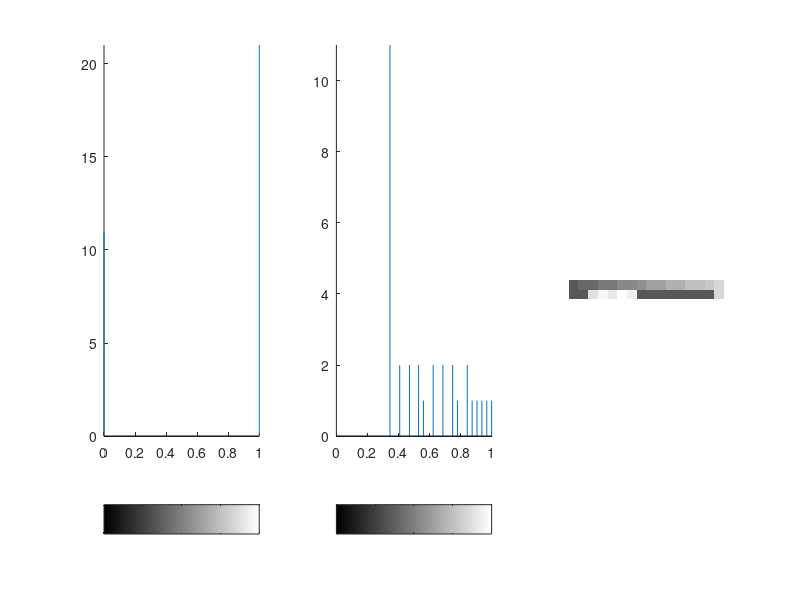

MATLAB code to generate this figure:
% img = [
%3 148 117 148 145 178 132 174;
%2 176 174 110 185 155 118 165;
%0 100 124 113 193 136 146 108;
%0 155 170 106 158 130 175 170;
%9 196 138 113 108 127 144 139;
%6 188 143 183 137 162 105 169;
%9 122 156 119 188 179 100 151;
%8 176 137 114 135 123 134 183];

%figure(1), subplot(1,2,1), imshow(img>190);
%figure(1), subplot(1,2,2), imshow(img>170);

% 
% img = [
% 100 0 0 150 150 0 0 100;
% 0 100 0 150 150 0 100 0;
% 0 0 100 150 150 100 0 0;
% 150 150 150 100 100 150 150 150;
% 150 150 150 100 100 150 150 150;
% 0 0 100 150 150 100 0 0;
% 0 100 0 150 150 0 100 0;
% 100 0 0 150 150 0 0 100;
%     ];
% 
% figure(1), subplot(1,2,1), imshow(img==100);
% figure(1), subplot(1,2,2), imshow(img==150);

% t=imread('text.tif');
% c=imread('cameraman.tif');
% % m=uint8(double(c)+255*double(t));
% m=uint8(double(c).*double(~t));


% img = imread('emu.tif');
% imshow(img),figure,imhist(img),axis tight

% c = imread('cameraman.tif');
% [x,map] = gray2ind(c);
% imshow([x]),figure,imhist([x]),axis tight

% f = [
%     0 1 2 3 4 5 6 7;
%     3244 3899 4559 2573 1428 530 101 50;
% ];
% hf = histeq(f);
% figure(1), subplot(1,3,1), imhist(f), axis tight;
% figure(1), subplot(1,3,2), imhist(hf), axis tight;
% figure(1), subplot(1,3,3), imshow(hf), axis tight;


% a = [
%     0 1 2 3 4 5 6 7 8 9 10 11 12 13 14 15;
%     20 40 60 75 80 75 65 55 50 45 40 35 30 25 20 30;
% ];

b = [
    0 1 2 3 4 5 6 7 8 9 10 11 12 13 14 15;
    0 0 40 80 45 110 70 0 0 0 0 0 0 0 0 15;
];

hf = histeq(b);
figure(1), subplot(1,3,1), imhist(b), axis tight;
figure(1), subplot(1,3,2), imhist(hf), axis tight;
figure(1), subplot(1,3,3), imshow(hf), axis tight;

